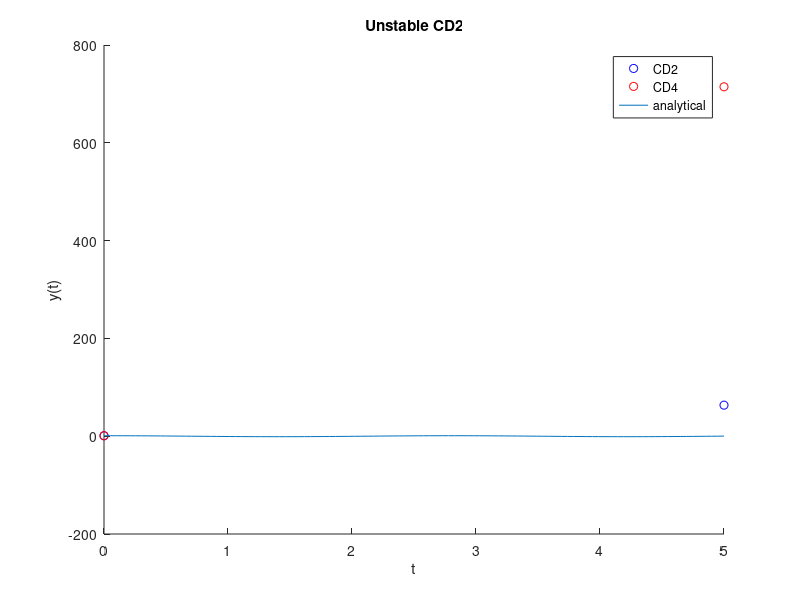

Source code (MATLAB):
% Parameters for the ODE
a = 0;
g = 0;
% Initial value
f = 1;

% Input from the user
k = input("Time-step k: ");
b = input("Value for b: ");
T = input("End time T: ");

t = 0:k:T;
y = zeros(1, length(t)); % Column vector
y(1) = f; % Initial value
% Second order approximation for the second value
y(2) = (1 + k^2/2*b) * f;

% CD2 algorithm
for i=2:(length(t)-1)
    y(i+1) = -y(i-1) + 2*(1+b*k^2/2)*y(i);
end

y2 = zeros(1, length(t)); % Column vector
y2(1) = f; % Initial value
% Fourth order approximation for the second value
y2(2) = (1 + k^2/2*b + k^4/24*b^2) * f;

% CD4 algorithm
for i=2:(length(t)-1)
    y2(i+1) = -y2(i-1) + 2*y2(i) + k^2*(b+b^2*k^2/12)*y2(i);
end

% Plot the numerical solutions (CD2 & CD4) and the analytical solution
hold on
plot(t, y, 'bo');
plot(t, y2, 'ro');
title('Unstable CD2')
ylabel('y(t)')
xlabel('t')

t2 = linspace(0, T, 100);
analytical = @(t) cos(sqrt(abs(b))*t); % Trivial to solve analytically, with pen and paper
plot(t2, analytical(t2));
legend('CD2', 'CD4', 'analytical')
hold off
